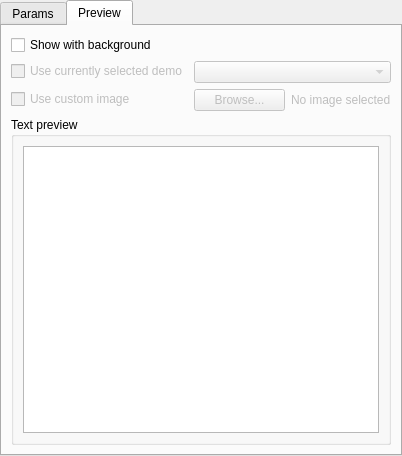
<?xml version="1.0" encoding="UTF-8"?>
<ui version="4.0">
 <class>textOp</class>
 <widget class="QTabWidget" name="textOp">
  <property name="geometry">
   <rect>
    <x>0</x>
    <y>0</y>
    <width>402</width>
    <height>456</height>
   </rect>
  </property>
  <property name="windowTitle">
   <string>TabWidget</string>
  </property>
  <property name="currentIndex">
   <number>1</number>
  </property>
  <widget class="QWidget" name="paramsTab">
   <attribute name="title">
    <string>Params</string>
   </attribute>
   <layout class="QVBoxLayout" name="verticalLayout">
    <item>
     <widget class="QGroupBox" name="formGroupBox">
      <property name="title">
       <string>Text Content Parameters</string>
      </property>
      <layout class="QFormLayout" name="formLayout">
       <property name="sizeConstraint">
        <enum>QLayout::SetMinimumSize</enum>
       </property>
       <property name="fieldGrowthPolicy">
        <enum>QFormLayout::AllNonFixedFieldsGrow</enum>
       </property>
       <property name="formAlignment">
        <set>Qt::AlignLeading|Qt::AlignLeft|Qt::AlignTop</set>
       </property>
       <property name="horizontalSpacing">
        <number>10</number>
       </property>
       <property name="verticalSpacing">
        <number>10</number>
       </property>
       <property name="leftMargin">
        <number>6</number>
       </property>
       <property name="topMargin">
        <number>6</number>
       </property>
       <property name="rightMargin">
        <number>6</number>
       </property>
       <property name="bottomMargin">
        <number>6</number>
       </property>
       <item row="0" column="0">
        <widget class="QLabel" name="label">
         <property name="text">
          <string>Content</string>
         </property>
         <property name="margin">
          <number>4</number>
         </property>
         <property name="buddy">
          <cstring>lineEdit</cstring>
         </property>
        </widget>
       </item>
       <item row="0" column="1">
        <widget class="QLineEdit" name="lineEdit">
         <property name="maximumSize">
          <size>
           <width>131383</width>
           <height>16777215</height>
          </size>
         </property>
         <property name="placeholderText">
          <string>Text to display</string>
         </property>
        </widget>
       </item>
       <item row="1" column="0">
        <widget class="QLabel" name="label_2">
         <property name="text">
          <string>Font</string>
         </property>
         <property name="margin">
          <number>4</number>
         </property>
         <property name="buddy">
          <cstring>fontComboBox</cstring>
         </property>
        </widget>
       </item>
       <item row="1" column="1">
        <layout class="QHBoxLayout" name="horizontalLayout">
         <item>
          <widget class="QFontComboBox" name="fontComboBox"/>
         </item>
         <item>
          <spacer name="horizontalSpacer_3">
           <property name="orientation">
            <enum>Qt::Horizontal</enum>
           </property>
           <property name="sizeHint" stdset="0">
            <size>
             <width>40</width>
             <height>20</height>
            </size>
           </property>
          </spacer>
         </item>
         <item>
          <widget class="QLabel" name="label_3">
           <property name="text">
            <string>Size</string>
           </property>
           <property name="buddy">
            <cstring>spinBox</cstring>
           </property>
          </widget>
         </item>
         <item>
          <widget class="QSpinBox" name="spinBox"/>
         </item>
        </layout>
       </item>
       <item row="2" column="0">
        <widget class="QLabel" name="label_5">
         <property name="text">
          <string>Style</string>
         </property>
         <property name="margin">
          <number>4</number>
         </property>
        </widget>
       </item>
       <item row="2" column="1">
        <layout class="QHBoxLayout" name="horizontalLayout_2">
         <item>
          <widget class="QLabel" name="label_4">
           <property name="text">
            <string>Weight</string>
           </property>
           <property name="buddy">
            <cstring>comboBox</cstring>
           </property>
          </widget>
         </item>
         <item>
          <widget class="QComboBox" name="comboBox">
           <property name="currentIndex">
            <number>3</number>
           </property>
           <property name="placeholderText">
            <string>Regular</string>
           </property>
           <item>
            <property name="text">
             <string>Strong</string>
            </property>
           </item>
           <item>
            <property name="text">
             <string>Bold</string>
            </property>
           </item>
           <item>
            <property name="text">
             <string>Semibold</string>
            </property>
           </item>
           <item>
            <property name="text">
             <string>Regular</string>
            </property>
           </item>
           <item>
            <property name="text">
             <string>Semilight</string>
            </property>
           </item>
           <item>
            <property name="text">
             <string>Light</string>
            </property>
           </item>
           <item>
            <property name="text">
             <string>Thin</string>
            </property>
           </item>
          </widget>
         </item>
         <item>
          <widget class="QLabel" name="label_8">
           <property name="text">
            <string>Style</string>
           </property>
           <property name="buddy">
            <cstring>comboBox_2</cstring>
           </property>
          </widget>
         </item>
         <item>
          <widget class="QComboBox" name="comboBox_2">
           <item>
            <property name="text">
             <string>Italic</string>
            </property>
           </item>
           <item>
            <property name="text">
             <string>Underlined</string>
            </property>
           </item>
           <item>
            <property name="text">
             <string>Strikethrough</string>
            </property>
           </item>
          </widget>
         </item>
        </layout>
       </item>
       <item row="3" column="1">
        <layout class="QHBoxLayout" name="horizontalLayout_3">
         <item>
          <widget class="QPushButton" name="pushButton">
           <property name="text">
            <string>Select...</string>
           </property>
          </widget>
         </item>
         <item>
          <spacer name="horizontalSpacer_2">
           <property name="orientation">
            <enum>Qt::Horizontal</enum>
           </property>
           <property name="sizeType">
            <enum>QSizePolicy::Preferred</enum>
           </property>
           <property name="sizeHint" stdset="0">
            <size>
             <width>10</width>
             <height>20</height>
            </size>
           </property>
          </spacer>
         </item>
         <item>
          <widget class="QLabel" name="label_7">
           <property name="text">
            <string>No color selected</string>
           </property>
          </widget>
         </item>
        </layout>
       </item>
       <item row="3" column="0">
        <widget class="QLabel" name="label_6">
         <property name="text">
          <string>Color</string>
         </property>
         <property name="margin">
          <number>4</number>
         </property>
         <property name="buddy">
          <cstring>pushButton</cstring>
         </property>
        </widget>
       </item>
      </layout>
     </widget>
    </item>
    <item>
     <widget class="QGroupBox" name="groupBox">
      <property name="title">
       <string>Text Placement Parameters</string>
      </property>
      <layout class="QFormLayout" name="formLayout_2">
       <property name="horizontalSpacing">
        <number>10</number>
       </property>
       <property name="verticalSpacing">
        <number>10</number>
       </property>
       <property name="leftMargin">
        <number>6</number>
       </property>
       <property name="rightMargin">
        <number>6</number>
       </property>
       <property name="bottomMargin">
        <number>6</number>
       </property>
       <item row="0" column="0">
        <widget class="QLabel" name="label_9">
         <property name="text">
          <string>Placement</string>
         </property>
         <property name="margin">
          <number>4</number>
         </property>
        </widget>
       </item>
       <item row="0" column="1">
        <layout class="QHBoxLayout" name="horizontalLayout_4">
         <item>
          <widget class="QLabel" name="label_10">
           <property name="lineWidth">
            <number>0</number>
           </property>
           <property name="text">
            <string>X:</string>
           </property>
           <property name="alignment">
            <set>Qt::AlignRight|Qt::AlignTrailing|Qt::AlignVCenter</set>
           </property>
           <property name="buddy">
            <cstring>spinBox_2</cstring>
           </property>
          </widget>
         </item>
         <item>
          <widget class="QSpinBox" name="spinBox_2"/>
         </item>
         <item>
          <spacer name="horizontalSpacer">
           <property name="orientation">
            <enum>Qt::Horizontal</enum>
           </property>
           <property name="sizeType">
            <enum>QSizePolicy::Maximum</enum>
           </property>
           <property name="sizeHint" stdset="0">
            <size>
             <width>40</width>
             <height>20</height>
            </size>
           </property>
          </spacer>
         </item>
         <item>
          <widget class="QLabel" name="label_11">
           <property name="lineWidth">
            <number>0</number>
           </property>
           <property name="text">
            <string>Y:</string>
           </property>
           <property name="alignment">
            <set>Qt::AlignRight|Qt::AlignTrailing|Qt::AlignVCenter</set>
           </property>
           <property name="buddy">
            <cstring>spinBox_3</cstring>
           </property>
          </widget>
         </item>
         <item>
          <widget class="QSpinBox" name="spinBox_3"/>
         </item>
        </layout>
       </item>
      </layout>
     </widget>
    </item>
   </layout>
  </widget>
  <widget class="QWidget" name="previewTab">
   <attribute name="title">
    <string>Preview</string>
   </attribute>
   <layout class="QVBoxLayout" name="verticalLayout_2">
    <item>
     <layout class="QFormLayout" name="formLayout_3">
      <item row="0" column="0">
       <widget class="QCheckBox" name="checkBox">
        <property name="text">
         <string>Show with background</string>
        </property>
       </widget>
      </item>
      <item row="0" column="1">
       <layout class="QVBoxLayout" name="verticalLayout_4"/>
      </item>
      <item row="1" column="0">
       <widget class="QCheckBox" name="checkBox_2">
        <property name="enabled">
         <bool>false</bool>
        </property>
        <property name="text">
         <string>Use currently selected demo</string>
        </property>
       </widget>
      </item>
      <item row="1" column="1">
       <widget class="QComboBox" name="comboBox_3">
        <property name="enabled">
         <bool>false</bool>
        </property>
        <property name="placeholderText">
         <string>Step 1, Section 1</string>
        </property>
       </widget>
      </item>
      <item row="2" column="0">
       <widget class="QCheckBox" name="checkBox_3">
        <property name="enabled">
         <bool>false</bool>
        </property>
        <property name="text">
         <string>Use custom image</string>
        </property>
       </widget>
      </item>
      <item row="2" column="1">
       <layout class="QHBoxLayout" name="horizontalLayout_8">
        <item>
         <widget class="QPushButton" name="pushButton_3">
          <property name="enabled">
           <bool>false</bool>
          </property>
          <property name="text">
           <string>Browse...</string>
          </property>
         </widget>
        </item>
        <item>
         <widget class="QLabel" name="label_14">
          <property name="enabled">
           <bool>false</bool>
          </property>
          <property name="text">
           <string>No image selected</string>
          </property>
         </widget>
        </item>
       </layout>
      </item>
     </layout>
    </item>
    <item>
     <widget class="QGroupBox" name="groupBox_2">
      <property name="title">
       <string>Text preview</string>
      </property>
      <layout class="QVBoxLayout" name="verticalLayout_3">
       <item>
        <widget class="QGraphicsView" name="graphicsView"/>
       </item>
      </layout>
     </widget>
    </item>
   </layout>
  </widget>
 </widget>
 <resources/>
 <connections>
  <connection>
   <sender>checkBox</sender>
   <signal>clicked(bool)</signal>
   <receiver>checkBox_2</receiver>
   <slot>setEnabled(bool)</slot>
   <hints>
    <hint type="sourcelabel">
     <x>72</x>
     <y>47</y>
    </hint>
    <hint type="destinationlabel">
     <x>72</x>
     <y>69</y>
    </hint>
   </hints>
  </connection>
  <connection>
   <sender>checkBox</sender>
   <signal>clicked(bool)</signal>
   <receiver>checkBox_3</receiver>
   <slot>setEnabled(bool)</slot>
   <hints>
    <hint type="sourcelabel">
     <x>32</x>
     <y>46</y>
    </hint>
    <hint type="destinationlabel">
     <x>34</x>
     <y>106</y>
    </hint>
   </hints>
  </connection>
  <connection>
   <sender>checkBox</sender>
   <signal>clicked(bool)</signal>
   <receiver>comboBox_3</receiver>
   <slot>setEnabled(bool)</slot>
   <hints>
    <hint type="sourcelabel">
     <x>96</x>
     <y>41</y>
    </hint>
    <hint type="destinationlabel">
     <x>269</x>
     <y>75</y>
    </hint>
   </hints>
  </connection>
  <connection>
   <sender>checkBox</sender>
   <signal>clicked(bool)</signal>
   <receiver>pushButton_3</receiver>
   <slot>setEnabled(bool)</slot>
   <hints>
    <hint type="sourcelabel">
     <x>132</x>
     <y>45</y>
    </hint>
    <hint type="destinationlabel">
     <x>243</x>
     <y>104</y>
    </hint>
   </hints>
  </connection>
  <connection>
   <sender>checkBox</sender>
   <signal>clicked(bool)</signal>
   <receiver>label_14</receiver>
   <slot>setEnabled(bool)</slot>
   <hints>
    <hint type="sourcelabel">
     <x>148</x>
     <y>41</y>
    </hint>
    <hint type="destinationlabel">
     <x>365</x>
     <y>100</y>
    </hint>
   </hints>
  </connection>
 </connections>
</ui>
